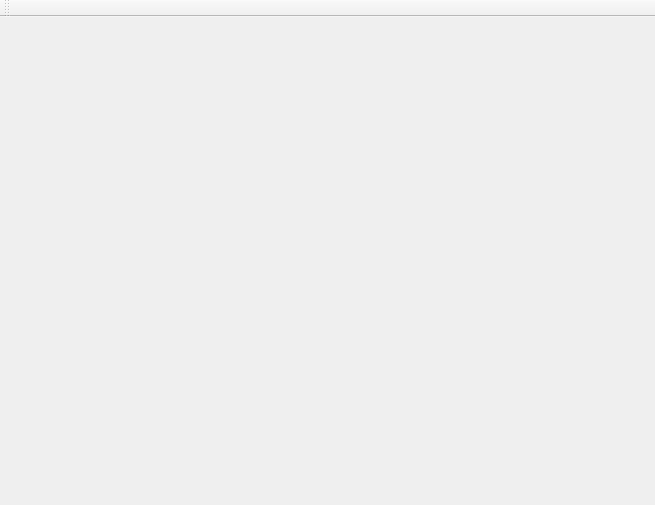
<?xml version="1.0" encoding="UTF-8"?>
<ui version="4.0">
 <class>MainWindow</class>
 <widget class="QMainWindow" name="MainWindow">
  <property name="geometry">
   <rect>
    <x>0</x>
    <y>0</y>
    <width>655</width>
    <height>505</height>
   </rect>
  </property>
  <property name="windowTitle">
   <string>MainWindow</string>
  </property>
  <widget class="QWidget" name="centralWidget">
   <property name="enabled">
    <bool>false</bool>
   </property>
  </widget>
  <widget class="QToolBar" name="mainToolBar">
   <attribute name="toolBarArea">
    <enum>TopToolBarArea</enum>
   </attribute>
   <attribute name="toolBarBreak">
    <bool>false</bool>
   </attribute>
  </widget>
 </widget>
 <layoutdefault spacing="6" margin="11"/>
 <resources/>
 <connections/>
</ui>
